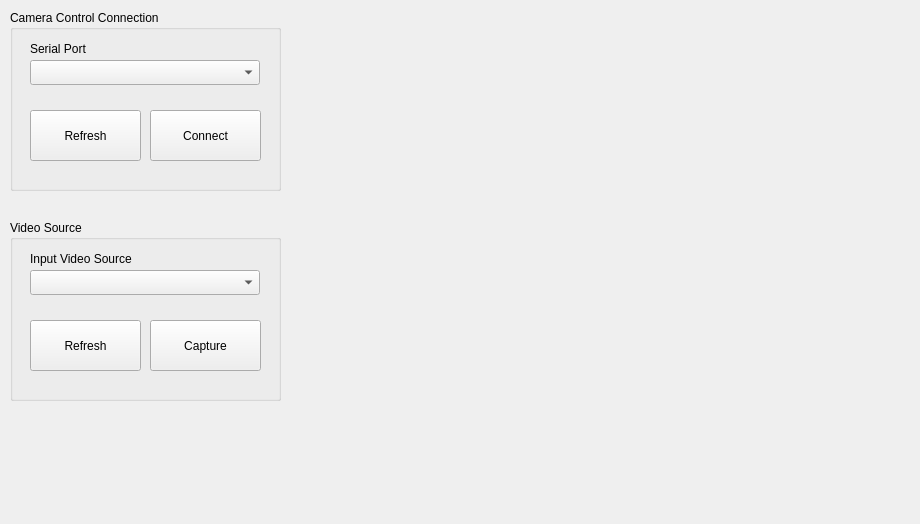
<?xml version="1.0" encoding="UTF-8"?>
<ui version="4.0">
 <class>MainWindow</class>
 <widget class="QMainWindow" name="MainWindow">
  <property name="geometry">
   <rect>
    <x>0</x>
    <y>0</y>
    <width>920</width>
    <height>524</height>
   </rect>
  </property>
  <property name="windowTitle">
   <string>MainWindow</string>
  </property>
  <widget class="QWidget" name="centralwidget">
   <widget class="QGroupBox" name="cameraControGroupBox">
    <property name="geometry">
     <rect>
      <x>10</x>
      <y>10</y>
      <width>271</width>
      <height>181</height>
     </rect>
    </property>
    <property name="title">
     <string>Camera Control Connection</string>
    </property>
    <property name="flat">
     <bool>true</bool>
    </property>
    <widget class="QPushButton" name="camSerialPortButton">
     <property name="geometry">
      <rect>
       <x>140</x>
       <y>100</y>
       <width>111</width>
       <height>51</height>
      </rect>
     </property>
     <property name="text">
      <string>Connect</string>
     </property>
    </widget>
    <widget class="QLabel" name="camSerialPortLabel">
     <property name="geometry">
      <rect>
       <x>20</x>
       <y>30</y>
       <width>121</width>
       <height>17</height>
      </rect>
     </property>
     <property name="text">
      <string>Serial Port</string>
     </property>
    </widget>
    <widget class="QComboBox" name="camSerialPortComboBox">
     <property name="geometry">
      <rect>
       <x>20</x>
       <y>50</y>
       <width>230</width>
       <height>25</height>
      </rect>
     </property>
     <property name="duplicatesEnabled">
      <bool>true</bool>
     </property>
    </widget>
    <widget class="QPushButton" name="refreshSerialPortsButton">
     <property name="geometry">
      <rect>
       <x>20</x>
       <y>100</y>
       <width>111</width>
       <height>51</height>
      </rect>
     </property>
     <property name="text">
      <string>Refresh</string>
     </property>
    </widget>
   </widget>
   <widget class="QGroupBox" name="inputVideoGroupBox">
    <property name="geometry">
     <rect>
      <x>10</x>
      <y>220</y>
      <width>271</width>
      <height>181</height>
     </rect>
    </property>
    <property name="title">
     <string>Video Source</string>
    </property>
    <widget class="QPushButton" name="startVideoButton">
     <property name="geometry">
      <rect>
       <x>140</x>
       <y>100</y>
       <width>111</width>
       <height>51</height>
      </rect>
     </property>
     <property name="text">
      <string>Capture</string>
     </property>
    </widget>
    <widget class="QLabel" name="inputVideoLabel">
     <property name="geometry">
      <rect>
       <x>20</x>
       <y>30</y>
       <width>121</width>
       <height>17</height>
      </rect>
     </property>
     <property name="text">
      <string>Input Video Source</string>
     </property>
    </widget>
    <widget class="QComboBox" name="inputVideoComboBox">
     <property name="geometry">
      <rect>
       <x>20</x>
       <y>50</y>
       <width>230</width>
       <height>25</height>
      </rect>
     </property>
    </widget>
    <widget class="QPushButton" name="refreshVideoSourcesButton">
     <property name="geometry">
      <rect>
       <x>20</x>
       <y>100</y>
       <width>111</width>
       <height>51</height>
      </rect>
     </property>
     <property name="text">
      <string>Refresh</string>
     </property>
    </widget>
   </widget>
  </widget>
 </widget>
 <resources/>
 <connections/>
</ui>
